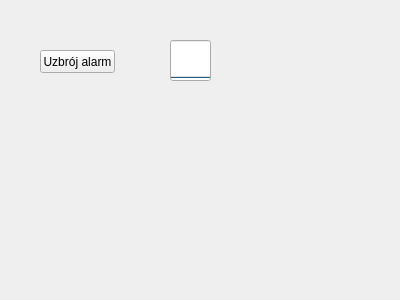
<?xml version="1.0" encoding="UTF-8"?>
<ui version="4.0">
 <class>Alarm</class>
 <widget class="QWidget" name="Alarm">
  <property name="geometry">
   <rect>
    <x>0</x>
    <y>0</y>
    <width>400</width>
    <height>300</height>
   </rect>
  </property>
  <property name="windowTitle">
   <string>Form</string>
  </property>
  <widget class="QPushButton" name="wlacz_alarmButton">
   <property name="geometry">
    <rect>
     <x>40</x>
     <y>50</y>
     <width>75</width>
     <height>23</height>
    </rect>
   </property>
   <property name="text">
    <string>Uzbrój alarm</string>
   </property>
  </widget>
  <widget class="QProgressBar" name="alarmBar">
   <property name="geometry">
    <rect>
     <x>170</x>
     <y>40</y>
     <width>41</width>
     <height>41</height>
    </rect>
   </property>
   <property name="layoutDirection">
    <enum>Qt::LeftToRight</enum>
   </property>
   <property name="autoFillBackground">
    <bool>true</bool>
   </property>
   <property name="maximum">
    <number>1</number>
   </property>
   <property name="textVisible">
    <bool>false</bool>
   </property>
   <property name="orientation">
    <enum>Qt::Vertical</enum>
   </property>
  </widget>
 </widget>
 <resources/>
 <connections/>
</ui>
